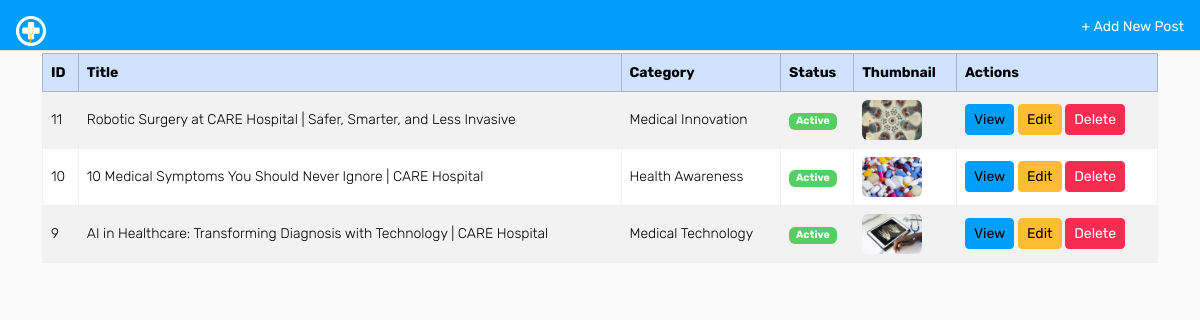
/admin/news/manage-news.php, run on the app's committed database.
### tables this page shows
CREATE TABLE `posts` (
  `id` int(11) NOT NULL,
  `title` varchar(255) DEFAULT NULL,
  `description` text DEFAULT NULL,
  `category` varchar(100) DEFAULT NULL,
  `subcategory` varchar(100) DEFAULT NULL,
  `tags` varchar(255) DEFAULT NULL,
  `status` enum('active','inactive') DEFAULT 'active',
  `created_at` timestamp NOT NULL DEFAULT current_timestamp()
);

CREATE TABLE `post_images` (
  `id` int(11) NOT NULL,
  `post_id` int(11) DEFAULT NULL,
  `image_name` varchar(255) DEFAULT NULL
);

### admin/news/manage-news.php (the view, shortened to what this page needs)
<?php
include('../includes/config.php');
$posts = mysqli_query($con, "SELECT * FROM posts ORDER BY id DESC");
?>
<!DOCTYPE html>
<html lang="en">
<head>
    <link href="https://cdn.jsdelivr.net/npm/bootstrap@5.3.3/dist/css/bootstrap.min.css" rel="stylesheet">
    <link rel="stylesheet" href="../assets/css/style.css">
</head>
<body>
<div class="header bg-primary mb-4 p-3 d-flex justify-content-between">
    <a href="./dashboard.php" class="text-white text-decoration-none">
        <img src="../assets/images/logo.png" width="30" height="30" alt="CARE">
    </a>
    <a href="add-post.php" class="text-white text-decoration-none">+ Add New Post</a>
</div>
<div class="container">
    <h3 class="mb-4">Manage Blog / News Posts</h3>
    <?php if (mysqli_num_rows($posts) > 0): ?>
        <div class="table-responsive">
            <table class="table table-bordered table-striped align-middle">
                <thead class="table-primary">
                    <tr>
                        <th>ID</th>
                        <th>Title</th>
                        <th>Category</th>
                        <th>Status</th>
                        <th>Thumbnail</th>
                        <th>Actions</th>
                    </tr>
                </thead>
                <tbody>
                    <?php while ($post = mysqli_fetch_assoc($posts)): ?>
                        <?php
                        $img_q = mysqli_query($con, "SELECT image_name FROM post_images WHERE post_id = " . $post['id'] . " LIMIT 1");
                        $thumb = mysqli_fetch_assoc($img_q);
                        ?>
                        <tr>
                            <td><?= $post['id'] ?></td>
                            <td><?= htmlspecialchars($post['title']) ?></td>
                            <td><?= htmlspecialchars($post['category']) ?></td>
                            <td>
                                <span class="badge <?= $post['status'] === 'active' ? 'bg-success' : 'bg-danger' ?>">
                                    <?= ucfirst($post['status']) ?>
                                </span>
                            </td>
                            <td>
                                <?php if ($thumb): ?>
                                    <img src="../uploads/<?= $thumb['image_name'] ?>" width="60" class="rounded">
                                <?php else: ?>
                                    <span class="text-muted">No Image</span>
                                <?php endif; ?>
                            </td>
                            <td>
                                <a href="content_news.php?id=<?= $post['id'] ?>" class="btn btn-sm btn-info">View</a>
                                <a href="edit-post.php?id=<?= $post['id'] ?>" class="btn btn-sm btn-warning">Edit</a>
                                <a href="delete-post.php?id=<?= $post['id'] ?>" class="btn btn-sm btn-danger"
                                   onclick="return confirm('Are you sure you want to delete this post?');">Delete</a>
                            </td>
                        </tr>
                    <?php endwhile; ?>
                </tbody>
            </table>
        </div>
    <?php else: ?>
        <div class="alert alert-info">No blog/news posts found.</div>
    <?php endif; ?>
</div>
</body>
</html>

### data on the page
posts: id "11", title "Robotic Surgery at CARE Hospital | Safer, Smarter, and Less Invasive", category "Medical Innovation", status "Active", post_images.image_name (picture)
posts: id "10", title "10 Medical Symptoms You Should Never Ignore | CARE Hospital", category "Health Awareness", status "Active", post_images.image_name (picture)
posts: id "9", title "AI in Healthcare: Transforming Diagnosis with Technology | CARE Hospital", category "Medical Technology", status "Active", post_images.image_name (picture)
